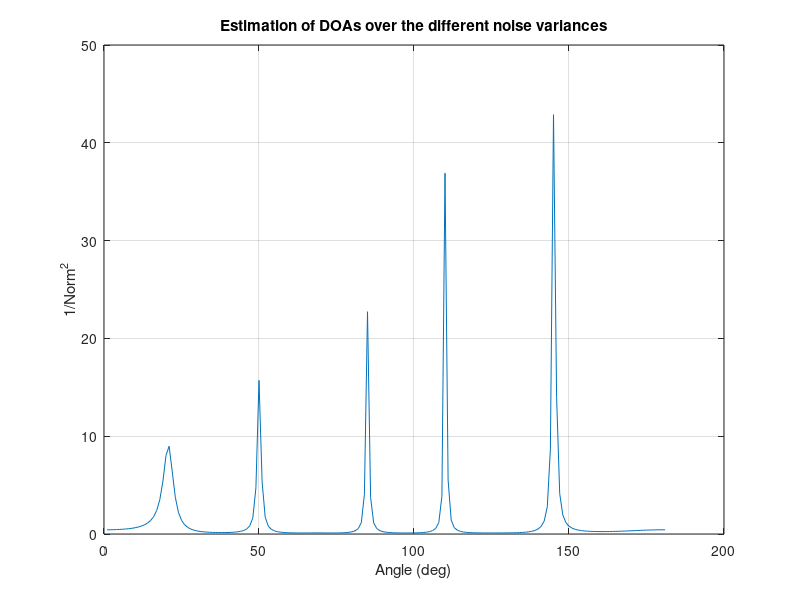

Here is the MATLAB script that generated this plot: (Note: this script raises an error after producing the figure.)
% Direction of Arrival Estimation, i.e., Spatial Spectrum Estimation

% MUSIC: Multiple Signal Classification
clc;
%clear;
delete(findall(0, 'Type', 'figure'));

% STEP a: Simulating the Narrowband Sources %%%%%%%%%%%%%%%%%%%%%%%%%%%%%%
p = 100; % Number of time snapshots
fs = 10^7; % Sampling frequency
fc = 10^6 ; % Center frequency of narrowband sources
M = 10; % Number of array elements, i.e., sensors or antennas
N = 5; % Number of sources
sVar = 1; % Variance of the amplitude of the sources

% p snapshots of N narrowband sources with random amplitude of mean zero
% and covariance 1
s = sqrt(sVar)*randn(N, p).*exp(1i*(2*pi*fc*repmat([1:p]/fs, N, 1)));
% STEP a: Simulating the Narrowband Sources %%%%%%%%%%%%%%%%%%%%%%%%%%%%%%


% STEP b: Mixing the sources and getting the sensor signals %%%%%%%%%%%%%%
doa = [20; 50; 85; 110; 145]; %DOAs
cSpeed = 3*10^8 ; % Speed of light
dist = 150; % Sensors (i.e., antennas) spacing in meters

% Constructing the Steering matrix
A = zeros(M, N);
for k = 1:N
    A(:, k) = exp(-1i*2*pi*fc*dist*cosd(doa(k))*(1/cSpeed)*[0:M-1]'); 
end

noiseCoeff = 1; % Variance of added noise
x = A*s + sqrt(noiseCoeff)*randn(M, p); % Sensor signals
% STEP b: Mixing the sources and getting the sensor signals %%%%%%%%%%%%%%


% STEP c: Estimating the covariance matrix of the sensor array %%%%%%%%%%%
R = (x*x')/p; % Empirical covariance of the antenna data
% STEP c: Estimating the covariance matrix of the sensor array %%%%%%%%%%%


% STEP d: Finding the noise subspace and estimating the DOAs %%%%%%%%%%%%%
[V, D] = eig(R);
noiseSub = V(:, 1:M-N); % Noise subspace of R

theta = 0:1:180; %Peak search
a = zeros(M, length(theta));
res = zeros(length(theta), 1);
for i = 1:length(theta)
    a(:, i) = exp(-1i*2*pi*fc*dist*cosd(i)*(1/cSpeed)*[0:M-1]');
    res(i, 1) = 1/(norm(a(:, i)'*noiseSub).^2);
end

[resSorted, orgInd] = sort(res, 'descend');
DOAs = orgInd(1:N, 1);
% STEP d: Finding the noise subspace and estimating the DOAs %%%%%%%%%%%%%



%%
clc;
clear;
delete(findall(0, 'Type', 'figure'));

% STEP e: Repeating the experiment for different parameters %%%%%%%%%%%%%%
DOAs1 = [];
DOAs2 = [];
DOAs3 = [];
p = 100; % Number of time snapshots
fs = 10^7; % Sampling frequency
fc = 10^6 ; % Center frequency of narrowband sources
M = 10; % Number of array elements, i.e., sensors or antennas
N = 5; % Number of sources
doa = [20; 50; 85; 110; 145]; %DOAs
cSpeed = 3*10^8 ; % Speed of light

%%% PART 1, repeating for different noise variances
dist = 150;
sVar = 1;

s = sqrt(sVar)*randn(N, p).*exp(1i*(2*pi*fc*repmat([1:p]/fs, N, 1)));

A = zeros(M, N);
for k = 1:N
    A(:, k) = exp(-1i*2*pi*fc*dist*cosd(doa(k))*(1/cSpeed)*[0:M-1]'); 
end

noiseV = [1, 5, 10, 20, 35, 50];
for i = 1:size(noiseV, 2)
    noiseCoeff = noiseV(i); % Variance of added noise
    
    x = A*s + sqrt(noiseCoeff)*randn(M, p); % Sensor signals
    R = (x*x')/p; % Empirical covariance of the antenna data
    
    [V, D] = eig(R);
    noiseSub = V(:, 1:M-N); % Noise subspace of R
    
    theta = 0:1:180; %Peak search
    a = zeros(M, length(theta));
    res = zeros(length(theta), 1);
    for j = 1:length(theta)
        a(:, j) = exp(-1i*2*pi*fc*dist*cosd(j)*(1/cSpeed)*[0:M-1]');
        res(j, 1) = 1/(norm(a(:, j)'*noiseSub).^2);
    end
    [resSorted, orgInd] = sort(res, 'descend');
    DOAs1 = [DOAs1, orgInd(1:N, 1)]; 
    
    figure;
    plot(res);
    xlabel('Angle (deg)');
    ylabel('1/Norm^2');
    title ('Estimation of DOAs over the different noise variances')
    grid;
    
    % Reffering to the results, we can that there is a negative correlation
    % between the noise variance and the accuracy of estimation, i.e., the
    % latter decreases as we increase the former. This is because the peaks
    % are became less sharp and some fake peaks are generated in some
    % cases.
    
    % If we start from the largest eigen value to the smallest one in the 
    % corresponding diagonal matrix and calculate the difference between
    % i-th and (i-1)-th eigen values, we observe that for low noise cases,  
    % there are approximately M-N larger eigen values which among them, the  
    % difference between i-th and (i-1)-th one is much greater than the
    % corresponding figure for the remaining eigen values. Hence we can
    % conclude that M-N is the number of sources.
    
    % This function can give an estimation of the number of sources
    disp (['Estimated number of sources (noise variance = ', ...
        num2str(noiseCoeff),'): ', num2str(numSources(D))]);
    
end
%%
%%% PART 2, repeating for different inter-spacing between antennas
noiseCoeff = 5; % Variance of added noise
sVar = 1;

s = sqrt(sVar)*randn(N, p).*exp(1i*(2*pi*fc*repmat([1:p]/fs, N, 1)));

distV = [50, 100, 150, 200, 253]; % Differenet spacings in meters
for i = 1:size(distV, 2)
    dist = distV(i);
    
    A = zeros(M, N);
    for k = 1:N
        A(:, k) = exp(-1i*2*pi*fc*dist*cosd(doa(k))*(1/cSpeed)*[0:M-1]'); 
    end
    
    x = A*s + sqrt(noiseCoeff)*randn(M, p); % Sensor signals
    R = (x*x')/p; % Empirical covariance of the antenna data
    
    [V, D] = eig(R);
    noiseSub = V(:, 1:M-N); % Noise subspace of R
    
    theta = 0:1:180; %Peak search
    a = zeros(M, length(theta));
    res = zeros(length(theta), 1);
    for j = 1:length(theta)
        a(:, j) = exp(-1i*2*pi*fc*dist*cosd(j)*(1/cSpeed)*[0:M-1]');
        res(j, 1) = 1/(norm(a(:, j)'*noiseSub).^2);
    end
    [resSorted, orgInd] = sort(res, 'descend');
    DOAs2 = [DOAs2, orgInd(1:N, 1)]; 
    
    figure;
    plot(res);
    xlabel('Angle (deg)');
    ylabel('1/Norm^2');
    title ('Estimation of DOAs over the different inter-spacing between antennas')
    grid; 

    % Reffering to the results, we can observe that (very) large or (very)
    % small spacing between antennas can result in low accuracy of
    % estimation due to the generation of small and/or fake peaks. Thus,
    % there is an optimum value for inter-spacing between antennas and can
    % be calculated by doing a sweep on its corresponding variable.
    
end

%%% PART 3, repeating for different variances of the amplitude of sources
noiseCoeff = 5; % Variance of added noise
dist = 150;
sVarV = [0.01, 0.1, 1, 5, 10]; % Differenet amplitude variances
for i = 1:size(sVarV, 2)
    sVar = sVarV(i); % Variance of the amplitude of the sources
    s = sqrt(sVar)*randn(N, p).*exp(1i*(2*pi*fc*repmat([1:p]/fs, N, 1)));
    
    A = zeros(M, N);
    for k = 1:N
        A(:, k) = exp(-1i*2*pi*fc*dist*cosd(doa(k))*(1/cSpeed)*[0:M-1]'); 
    end
    
    x = A*s + sqrt(noiseCoeff)*randn(M, p); % Sensor signals
    R = (x*x')/p; % Empirical covariance of the antenna data
    
    [V, D] = eig(R);
    noiseSub = V(:, 1:M-N); % Noise subspace of R
    
    theta = 0:1:180; %Peak search
    a = zeros(M, length(theta));
    res = zeros(length(theta), 1);
    for j = 1:length(theta)
        a(:, j) = exp(-1i*2*pi*fc*dist*cosd(j)*(1/cSpeed)*[0:M-1]');
        res(j, 1) = 1/(norm(a(:, j)'*noiseSub).^2);
    end
    [resSorted, orgInd] = sort(res, 'descend');
    DOAs3 = [DOAs3, orgInd(1:N, 1)]; 
    
    figure;
    plot(res);
    xlabel('Angle (deg)');
    ylabel('1/Norm^2');
    title ('Estimation of DOAs over the differenet sources amplitude variances')
    grid;
    
    % Reffering to the results, we can infer that there is a positive
    % correlation between the the variance of the amplitude of the sources 
    % and the accuracy of estimation, i.e., the latter increases as we
    % increase the former. This is because the peaks are became sharper and 
    % larger, and also fake peaks are prevented.

end
% STEP e: Repeating the experiment for different parameters %%%%%%%%%%%%%%
